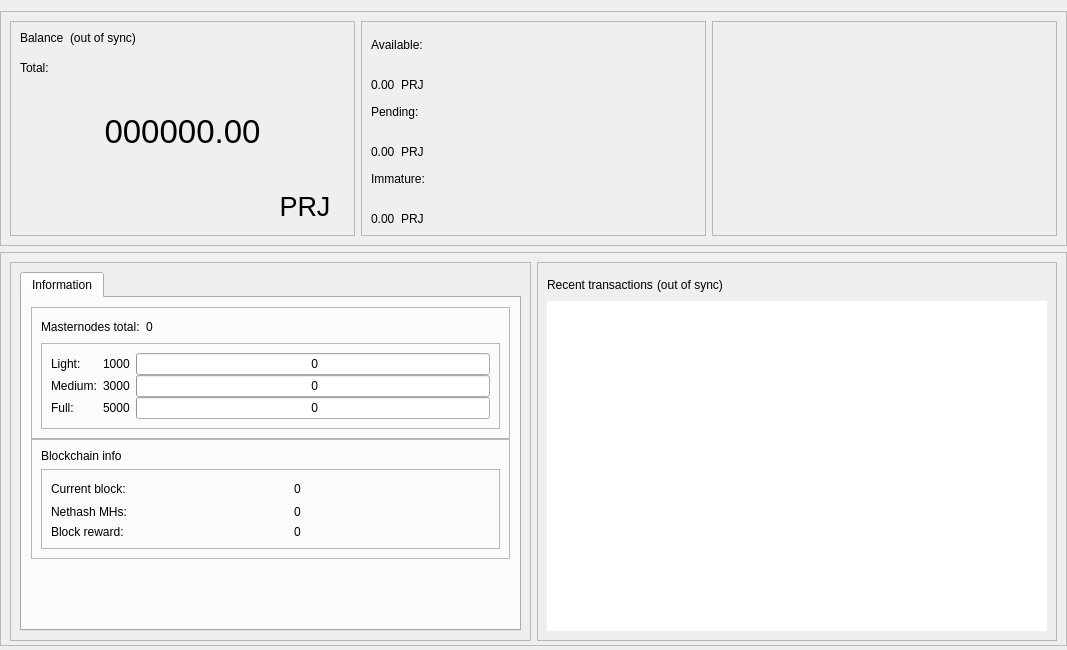
<?xml version="1.0" encoding="UTF-8"?>
<ui version="4.0">
 <class>OverviewPage</class>
 <widget class="QWidget" name="OverviewPage">
  <property name="geometry">
   <rect>
    <x>0</x>
    <y>0</y>
    <width>1067</width>
    <height>650</height>
   </rect>
  </property>
  <property name="minimumSize">
   <size>
    <width>960</width>
    <height>0</height>
   </size>
  </property>
  <property name="windowTitle">
   <string>Form</string>
  </property>
  <layout class="QVBoxLayout" name="topLayout">
   <property name="leftMargin">
    <number>0</number>
   </property>
   <property name="rightMargin">
    <number>0</number>
   </property>
   <property name="bottomMargin">
    <number>4</number>
   </property>
   <item>
    <layout class="QVBoxLayout" name="verticalLayout_main">
     <property name="sizeConstraint">
      <enum>QLayout::SetDefaultConstraint</enum>
     </property>
     <property name="leftMargin">
      <number>0</number>
     </property>
     <property name="rightMargin">
      <number>0</number>
     </property>
     <item>
      <widget class="QFrame" name="frame_blue">
       <property name="enabled">
        <bool>true</bool>
       </property>
       <property name="sizePolicy">
        <sizepolicy hsizetype="Preferred" vsizetype="Preferred">
         <horstretch>0</horstretch>
         <verstretch>0</verstretch>
        </sizepolicy>
       </property>
       <property name="minimumSize">
        <size>
         <width>1065</width>
         <height>220</height>
        </size>
       </property>
       <property name="maximumSize">
        <size>
         <width>16777215</width>
         <height>16777215</height>
        </size>
       </property>
       <property name="sizeIncrement">
        <size>
         <width>0</width>
         <height>0</height>
        </size>
       </property>
       <property name="baseSize">
        <size>
         <width>0</width>
         <height>500</height>
        </size>
       </property>
       <property name="frameShape">
        <enum>QFrame::StyledPanel</enum>
       </property>
       <property name="frameShadow">
        <enum>QFrame::Raised</enum>
       </property>
       <layout class="QHBoxLayout" name="horizontalLayout">
        <item>
         <widget class="QFrame" name="frame_blue_1">
          <property name="minimumSize">
           <size>
            <width>345</width>
            <height>200</height>
           </size>
          </property>
          <property name="maximumSize">
           <size>
            <width>16777215</width>
            <height>16777215</height>
           </size>
          </property>
          <property name="frameShape">
           <enum>QFrame::StyledPanel</enum>
          </property>
          <property name="frameShadow">
           <enum>QFrame::Raised</enum>
          </property>
          <layout class="QHBoxLayout" name="horizontalLayout_2">
           <item>
            <layout class="QVBoxLayout" name="verticalLayout">
             <item>
              <layout class="QHBoxLayout" name="horizontalLayout_3">
               <property name="spacing">
                <number>6</number>
               </property>
               <property name="sizeConstraint">
                <enum>QLayout::SetFixedSize</enum>
               </property>
               <item>
                <widget class="QLabel" name="label_5">
                 <property name="minimumSize">
                  <size>
                   <width>0</width>
                   <height>24</height>
                  </size>
                 </property>
                 <property name="maximumSize">
                  <size>
                   <width>16777215</width>
                   <height>24</height>
                  </size>
                 </property>
                 <property name="text">
                  <string>Balance</string>
                 </property>
                 <property name="alignment">
                  <set>Qt::AlignLeading|Qt::AlignLeft|Qt::AlignTop</set>
                 </property>
                </widget>
               </item>
               <item>
                <widget class="QLabel" name="labelWalletStatus">
                 <property name="minimumSize">
                  <size>
                   <width>0</width>
                   <height>24</height>
                  </size>
                 </property>
                 <property name="maximumSize">
                  <size>
                   <width>16777215</width>
                   <height>24</height>
                  </size>
                 </property>
                 <property name="text">
                  <string>(out of sync)</string>
                 </property>
                 <property name="alignment">
                  <set>Qt::AlignLeading|Qt::AlignLeft|Qt::AlignTop</set>
                 </property>
                </widget>
               </item>
               <item>
                <spacer name="horizontalSpacer">
                 <property name="orientation">
                  <enum>Qt::Horizontal</enum>
                 </property>
                 <property name="sizeHint" stdset="0">
                  <size>
                   <width>40</width>
                   <height>20</height>
                  </size>
                 </property>
                </spacer>
               </item>
              </layout>
             </item>
             <item>
              <widget class="QLabel" name="labelTotalText">
               <property name="maximumSize">
                <size>
                 <width>16777215</width>
                 <height>15</height>
                </size>
               </property>
               <property name="text">
                <string>Total:</string>
               </property>
              </widget>
             </item>
             <item>
              <widget class="QLabel" name="labelTotal">
               <property name="sizePolicy">
                <sizepolicy hsizetype="Preferred" vsizetype="Preferred">
                 <horstretch>0</horstretch>
                 <verstretch>0</verstretch>
                </sizepolicy>
               </property>
               <property name="minimumSize">
                <size>
                 <width>0</width>
                 <height>100</height>
                </size>
               </property>
               <property name="maximumSize">
                <size>
                 <width>16777215</width>
                 <height>100</height>
                </size>
               </property>
               <property name="font">
                <font>
                 <pointsize>25</pointsize>
                 <weight>50</weight>
                 <bold>false</bold>
                </font>
               </property>
               <property name="mouseTracking">
                <bool>false</bool>
               </property>
               <property name="text">
                <string>000000.00</string>
               </property>
               <property name="alignment">
                <set>Qt::AlignCenter</set>
               </property>
              </widget>
             </item>
             <item>
              <layout class="QHBoxLayout" name="horizontalLayout_11">
               <item>
                <spacer name="horizontalSpacer_8">
                 <property name="orientation">
                  <enum>Qt::Horizontal</enum>
                 </property>
                 <property name="sizeHint" stdset="0">
                  <size>
                   <width>40</width>
                   <height>20</height>
                  </size>
                 </property>
                </spacer>
               </item>
               <item>
                <widget class="QPushButton" name="blabel_ProjectCoin">
                 <property name="font">
                  <font>
                   <pointsize>20</pointsize>
                   <italic>false</italic>
                   <kerning>true</kerning>
                  </font>
                 </property>
                 <property name="cursor">
                  <cursorShape>PointingHandCursor</cursorShape>
                 </property>
                 <property name="text">
                  <string>PRJ</string>
                 </property>
                 <property name="flat">
                  <bool>true</bool>
                 </property>
                </widget>
               </item>
              </layout>
             </item>
            </layout>
           </item>
          </layout>
         </widget>
        </item>
        <item>
         <widget class="QFrame" name="frame_blue_2">
          <property name="minimumSize">
           <size>
            <width>345</width>
            <height>200</height>
           </size>
          </property>
          <property name="maximumSize">
           <size>
            <width>16777215</width>
            <height>16777215</height>
           </size>
          </property>
          <property name="frameShape">
           <enum>QFrame::StyledPanel</enum>
          </property>
          <property name="frameShadow">
           <enum>QFrame::Raised</enum>
          </property>
          <layout class="QVBoxLayout" name="verticalLayout_3">
           <item>
            <layout class="QVBoxLayout" name="verticalLayout_2">
             <item>
              <widget class="QLabel" name="labelBalanceText">
               <property name="text">
                <string>Available:</string>
               </property>
              </widget>
             </item>
             <item>
              <layout class="QHBoxLayout" name="horizontalLayout_4">
               <item>
                <widget class="QLabel" name="labelBalance">
                 <property name="text">
                  <string>0.00</string>
                 </property>
                 <property name="alignment">
                  <set>Qt::AlignBottom|Qt::AlignLeading|Qt::AlignLeft</set>
                 </property>
                </widget>
               </item>
               <item>
                <widget class="QLabel" name="label_ProjectCoin2">
                 <property name="text">
                  <string>PRJ</string>
                 </property>
                 <property name="alignment">
                  <set>Qt::AlignBottom|Qt::AlignLeading|Qt::AlignLeft</set>
                 </property>
                </widget>
               </item>
               <item>
                <spacer name="horizontalSpacer_3">
                 <property name="orientation">
                  <enum>Qt::Horizontal</enum>
                 </property>
                 <property name="sizeHint" stdset="0">
                  <size>
                   <width>40</width>
                   <height>20</height>
                  </size>
                 </property>
                </spacer>
               </item>
              </layout>
             </item>
             <item>
              <widget class="QLabel" name="labelPendingText">
               <property name="text">
                <string>Pending:</string>
               </property>
              </widget>
             </item>
             <item>
              <layout class="QHBoxLayout" name="horizontalLayout_5">
               <item>
                <widget class="QLabel" name="labelUnconfirmed">
                 <property name="text">
                  <string>0.00</string>
                 </property>
                 <property name="alignment">
                  <set>Qt::AlignBottom|Qt::AlignLeading|Qt::AlignLeft</set>
                 </property>
                </widget>
               </item>
               <item>
                <widget class="QLabel" name="label_ProjectCoin3">
                 <property name="text">
                  <string>PRJ</string>
                 </property>
                 <property name="alignment">
                  <set>Qt::AlignBottom|Qt::AlignLeading|Qt::AlignLeft</set>
                 </property>
                </widget>
               </item>
               <item>
                <spacer name="horizontalSpacer_4">
                 <property name="orientation">
                  <enum>Qt::Horizontal</enum>
                 </property>
                 <property name="sizeHint" stdset="0">
                  <size>
                   <width>40</width>
                   <height>20</height>
                  </size>
                 </property>
                </spacer>
               </item>
              </layout>
             </item>
             <item>
              <widget class="QLabel" name="labelImmatureText">
               <property name="text">
                <string>Immature:</string>
               </property>
              </widget>
             </item>
             <item>
              <layout class="QHBoxLayout" name="horizontalLayout_6">
               <item>
                <widget class="QLabel" name="labelImmature">
                 <property name="text">
                  <string>0.00</string>
                 </property>
                 <property name="alignment">
                  <set>Qt::AlignBottom|Qt::AlignLeading|Qt::AlignLeft</set>
                 </property>
                </widget>
               </item>
               <item>
                <widget class="QLabel" name="label_ProjectCoin4">
                 <property name="text">
                  <string>PRJ</string>
                 </property>
                 <property name="alignment">
                  <set>Qt::AlignBottom|Qt::AlignLeading|Qt::AlignLeft</set>
                 </property>
                </widget>
               </item>
               <item>
                <spacer name="horizontalSpacer_5">
                 <property name="orientation">
                  <enum>Qt::Horizontal</enum>
                 </property>
                 <property name="sizeHint" stdset="0">
                  <size>
                   <width>40</width>
                   <height>20</height>
                  </size>
                 </property>
                </spacer>
               </item>
              </layout>
             </item>
            </layout>
           </item>
          </layout>
         </widget>
        </item>
        <item>
         <spacer name="horizontalSpacer_9">
          <property name="orientation">
           <enum>Qt::Horizontal</enum>
          </property>
          <property name="sizeHint" stdset="0">
           <size>
            <width>40</width>
            <height>20</height>
           </size>
          </property>
         </spacer>
        </item>
        <item>
         <widget class="QFrame" name="frame_blue_3">
          <property name="minimumSize">
           <size>
            <width>345</width>
            <height>200</height>
           </size>
          </property>
          <property name="maximumSize">
           <size>
            <width>16777215</width>
            <height>16777215</height>
           </size>
          </property>
          <property name="frameShape">
           <enum>QFrame::StyledPanel</enum>
          </property>
          <property name="frameShadow">
           <enum>QFrame::Raised</enum>
          </property>
          <layout class="QVBoxLayout" name="verticalLayout_5">
           <item>
            <layout class="QVBoxLayout" name="verticalLayout_4"/>
           </item>
          </layout>
         </widget>
        </item>
       </layout>
      </widget>
     </item>
     <item>
      <widget class="QFrame" name="frame_bottom">
       <property name="minimumSize">
        <size>
         <width>0</width>
         <height>100</height>
        </size>
       </property>
       <property name="maximumSize">
        <size>
         <width>16777215</width>
         <height>16777215</height>
        </size>
       </property>
       <property name="frameShape">
        <enum>QFrame::StyledPanel</enum>
       </property>
       <property name="frameShadow">
        <enum>QFrame::Raised</enum>
       </property>
       <layout class="QHBoxLayout" name="horizontalLayout_7">
        <property name="bottomMargin">
         <number>4</number>
        </property>
        <item>
         <widget class="QFrame" name="frame_bottom_1">
          <property name="minimumSize">
           <size>
            <width>355</width>
            <height>100</height>
           </size>
          </property>
          <property name="maximumSize">
           <size>
            <width>16777215</width>
            <height>16777215</height>
           </size>
          </property>
          <property name="frameShape">
           <enum>QFrame::StyledPanel</enum>
          </property>
          <property name="frameShadow">
           <enum>QFrame::Raised</enum>
          </property>
          <layout class="QVBoxLayout" name="verticalLayout_9">
           <property name="bottomMargin">
            <number>9</number>
           </property>
           <item>
            <layout class="QVBoxLayout" name="verticalLayout_7">
             <item>
              <widget class="QTabWidget" name="AdditionalFeatures">
               <property name="currentIndex">
                <number>1</number>
               </property>
               <property name="tabBarAutoHide">
                <bool>false</bool>
               </property>
               <widget class="QWidget" name="TabInformation">
                <attribute name="title">
                 <string>Information</string>
                </attribute>
                <layout class="QVBoxLayout" name="verticalLayout_13">
                 <item>
                  <layout class="QVBoxLayout" name="verticalLayout_11">
                   <property name="spacing">
                    <number>0</number>
                   </property>
                   <item>
                    <layout class="QVBoxLayout" name="verticalLayout_16"/>
                   </item>
                   <item>
                    <widget class="QFrame" name="frameMnInfo">
                     <property name="minimumSize">
                      <size>
                       <width>0</width>
                       <height>100</height>
                      </size>
                     </property>
                     <property name="frameShape">
                      <enum>QFrame::StyledPanel</enum>
                     </property>
                     <property name="frameShadow">
                      <enum>QFrame::Raised</enum>
                     </property>
                     <layout class="QVBoxLayout" name="verticalLayout_17">
                      <item>
                       <layout class="QHBoxLayout" name="horizontalLayout_9">
                        <item>
                         <widget class="QLabel" name="labelMnTotal">
                          <property name="minimumSize">
                           <size>
                            <width>0</width>
                            <height>0</height>
                           </size>
                          </property>
                          <property name="maximumSize">
                           <size>
                            <width>16777215</width>
                            <height>16777215</height>
                           </size>
                          </property>
                          <property name="text">
                           <string>Masternodes total:</string>
                          </property>
                         </widget>
                        </item>
                        <item>
                         <widget class="QLabel" name="labelMnTotal_Value">
                          <property name="text">
                           <string>0</string>
                          </property>
                         </widget>
                        </item>
                        <item>
                         <spacer name="horizontalSpacer_7">
                          <property name="orientation">
                           <enum>Qt::Horizontal</enum>
                          </property>
                          <property name="sizeHint" stdset="0">
                           <size>
                            <width>40</width>
                            <height>20</height>
                           </size>
                          </property>
                         </spacer>
                        </item>
                       </layout>
                      </item>
                      <item>
                       <widget class="QFrame" name="frameMnInfoLevels">
                        <property name="minimumSize">
                         <size>
                          <width>0</width>
                          <height>80</height>
                         </size>
                        </property>
                        <property name="frameShape">
                         <enum>QFrame::StyledPanel</enum>
                        </property>
                        <property name="frameShadow">
                         <enum>QFrame::Raised</enum>
                        </property>
                        <layout class="QGridLayout" name="gridLayout_2">
                         <property name="horizontalSpacing">
                          <number>6</number>
                         </property>
                         <property name="verticalSpacing">
                          <number>0</number>
                         </property>
                         <item row="0" column="2">
                          <widget class="QProgressBar" name="graphMN1">
                           <property name="minimumSize">
                            <size>
                             <width>0</width>
                             <height>20</height>
                            </size>
                           </property>
                           <property name="maximumSize">
                            <size>
                             <width>16777215</width>
                             <height>16777215</height>
                            </size>
                           </property>
                           <property name="value">
                            <number>0</number>
                           </property>
                           <property name="format">
                            <string> %v</string>
                           </property>
                          </widget>
                         </item>
                         <item row="1" column="2">
                          <widget class="QProgressBar" name="graphMN2">
                           <property name="minimumSize">
                            <size>
                             <width>0</width>
                             <height>20</height>
                            </size>
                           </property>
                           <property name="maximumSize">
                            <size>
                             <width>16777215</width>
                             <height>16777215</height>
                            </size>
                           </property>
                           <property name="value">
                            <number>0</number>
                           </property>
                           <property name="format">
                            <string> %v</string>
                           </property>
                          </widget>
                         </item>
                         <item row="3" column="2">
                          <widget class="QProgressBar" name="graphMN3">
                           <property name="minimumSize">
                            <size>
                             <width>0</width>
                             <height>20</height>
                            </size>
                           </property>
                           <property name="maximumSize">
                            <size>
                             <width>16777215</width>
                             <height>16777215</height>
                            </size>
                           </property>
                           <property name="value">
                            <number>0</number>
                           </property>
                           <property name="format">
                            <string> %v</string>
                           </property>
                          </widget>
                         </item>
                         <item row="1" column="0">
                          <widget class="QLabel" name="label_2">
                           <property name="minimumSize">
                            <size>
                             <width>0</width>
                             <height>0</height>
                            </size>
                           </property>
                           <property name="maximumSize">
                            <size>
                             <width>16777215</width>
                             <height>16777215</height>
                            </size>
                           </property>
                           <property name="text">
                            <string>Medium:</string>
                           </property>
                          </widget>
                         </item>
                         <item row="3" column="0">
                          <widget class="QLabel" name="label_3">
                           <property name="minimumSize">
                            <size>
                             <width>0</width>
                             <height>0</height>
                            </size>
                           </property>
                           <property name="maximumSize">
                            <size>
                             <width>16777215</width>
                             <height>16777215</height>
                            </size>
                           </property>
                           <property name="text">
                            <string>Full:</string>
                           </property>
                          </widget>
                         </item>
                         <item row="0" column="0">
                          <widget class="QLabel" name="label">
                           <property name="minimumSize">
                            <size>
                             <width>0</width>
                             <height>0</height>
                            </size>
                           </property>
                           <property name="maximumSize">
                            <size>
                             <width>16777215</width>
                             <height>16777215</height>
                            </size>
                           </property>
                           <property name="text">
                            <string>Light:</string>
                           </property>
                          </widget>
                         </item>
                         <item row="0" column="1">
                          <widget class="QLabel" name="label_lcolat">
                           <property name="text">
                            <string>1000</string>
                           </property>
                          </widget>
                         </item>
                         <item row="1" column="1">
                          <widget class="QLabel" name="label_mcolat">
                           <property name="text">
                            <string>3000</string>
                           </property>
                          </widget>
                         </item>
                         <item row="3" column="1">
                          <widget class="QLabel" name="label_fcolat">
                           <property name="text">
                            <string>5000</string>
                           </property>
                          </widget>
                         </item>
                        </layout>
                       </widget>
                      </item>
                     </layout>
                    </widget>
                   </item>
                   <item>
                    <widget class="QFrame" name="frameBlockchainInfo">
                     <property name="minimumSize">
                      <size>
                       <width>0</width>
                       <height>100</height>
                      </size>
                     </property>
                     <property name="frameShape">
                      <enum>QFrame::StyledPanel</enum>
                     </property>
                     <property name="frameShadow">
                      <enum>QFrame::Raised</enum>
                     </property>
                     <layout class="QVBoxLayout" name="verticalLayout_18">
                      <item>
                       <widget class="QLabel" name="label_blockchaininfo">
                        <property name="text">
                         <string>Blockchain info</string>
                        </property>
                       </widget>
                      </item>
                      <item>
                       <widget class="QFrame" name="frameBlockchainInfoData">
                        <property name="minimumSize">
                         <size>
                          <width>0</width>
                          <height>0</height>
                         </size>
                        </property>
                        <property name="frameShape">
                         <enum>QFrame::StyledPanel</enum>
                        </property>
                        <property name="frameShadow">
                         <enum>QFrame::Raised</enum>
                        </property>
                        <layout class="QGridLayout" name="gridLayout_3">
                         <property name="verticalSpacing">
                          <number>6</number>
                         </property>
                         <item row="0" column="2">
                          <widget class="QLabel" name="label_CurrentBlock_value">
                           <property name="text">
                            <string>0</string>
                           </property>
                          </widget>
                         </item>
                         <item row="0" column="0">
                          <widget class="QLabel" name="label_CurrentBlock">
                           <property name="minimumSize">
                            <size>
                             <width>0</width>
                             <height>0</height>
                            </size>
                           </property>
                           <property name="maximumSize">
                            <size>
                             <width>16777215</width>
                             <height>16777215</height>
                            </size>
                           </property>
                           <property name="text">
                            <string>Current block:</string>
                           </property>
                          </widget>
                         </item>
                         <item row="1" column="2">
                          <widget class="QLabel" name="label_Nethash_value">
                           <property name="text">
                            <string>0</string>
                           </property>
                          </widget>
                         </item>
                         <item row="2" column="0">
                          <widget class="QLabel" name="label_CurrentBlockReward">
                           <property name="text">
                            <string>Block reward:</string>
                           </property>
                          </widget>
                         </item>
                         <item row="1" column="0">
                          <widget class="QLabel" name="label_Nethash">
                           <property name="text">
                            <string>Nethash MHs:</string>
                           </property>
                          </widget>
                         </item>
                         <item row="2" column="2">
                          <widget class="QLabel" name="label_CurrentBlockReward_value">
                           <property name="text">
                            <string>0</string>
                           </property>
                          </widget>
                         </item>
                         <item row="0" column="1">
                          <spacer name="horizontalSpacer_6">
                           <property name="orientation">
                            <enum>Qt::Horizontal</enum>
                           </property>
                           <property name="sizeType">
                            <enum>QSizePolicy::Fixed</enum>
                           </property>
                           <property name="sizeHint" stdset="0">
                            <size>
                             <width>40</width>
                             <height>20</height>
                            </size>
                           </property>
                          </spacer>
                         </item>
                        </layout>
                       </widget>
                      </item>
                     </layout>
                    </widget>
                   </item>
                   <item>
                    <spacer name="verticalSpacer_2">
                     <property name="orientation">
                      <enum>Qt::Vertical</enum>
                     </property>
                     <property name="sizeHint" stdset="0">
                      <size>
                       <width>20</width>
                       <height>10</height>
                      </size>
                     </property>
                    </spacer>
                   </item>
                  </layout>
                 </item>
                </layout>
               </widget>
              </widget>
             </item>
            </layout>
           </item>
          </layout>
         </widget>
        </item>
        <item>
         <widget class="QFrame" name="frame_bottom_2">
          <property name="minimumSize">
           <size>
            <width>0</width>
            <height>100</height>
           </size>
          </property>
          <property name="maximumSize">
           <size>
            <width>16777215</width>
            <height>16777215</height>
           </size>
          </property>
          <property name="frameShape">
           <enum>QFrame::StyledPanel</enum>
          </property>
          <property name="frameShadow">
           <enum>QFrame::Raised</enum>
          </property>
          <layout class="QVBoxLayout" name="verticalLayout_10">
           <item>
            <layout class="QVBoxLayout" name="verticalLayout_8">
             <property name="spacing">
              <number>4</number>
             </property>
             <item>
              <layout class="QHBoxLayout" name="horizontalLayout_8">
               <item>
                <widget class="QLabel" name="label_4">
                 <property name="minimumSize">
                  <size>
                   <width>0</width>
                   <height>25</height>
                  </size>
                 </property>
                 <property name="maximumSize">
                  <size>
                   <width>16777215</width>
                   <height>25</height>
                  </size>
                 </property>
                 <property name="text">
                  <string>Recent transactions</string>
                 </property>
                </widget>
               </item>
               <item>
                <widget class="QLabel" name="labelTransactionsStatus">
                 <property name="text">
                  <string>(out of sync)</string>
                 </property>
                </widget>
               </item>
               <item>
                <spacer name="horizontalSpacer_2">
                 <property name="orientation">
                  <enum>Qt::Horizontal</enum>
                 </property>
                 <property name="sizeHint" stdset="0">
                  <size>
                   <width>40</width>
                   <height>20</height>
                  </size>
                 </property>
                </spacer>
               </item>
              </layout>
             </item>
             <item>
              <widget class="QListView" name="listTransactions">
               <property name="sizePolicy">
                <sizepolicy hsizetype="Expanding" vsizetype="Expanding">
                 <horstretch>0</horstretch>
                 <verstretch>0</verstretch>
                </sizepolicy>
               </property>
               <property name="maximumSize">
                <size>
                 <width>16777215</width>
                 <height>600</height>
                </size>
               </property>
               <property name="styleSheet">
                <string notr="true"/>
               </property>
               <property name="frameShape">
                <enum>QFrame::NoFrame</enum>
               </property>
               <property name="verticalScrollBarPolicy">
                <enum>Qt::ScrollBarAlwaysOff</enum>
               </property>
               <property name="horizontalScrollBarPolicy">
                <enum>Qt::ScrollBarAlwaysOff</enum>
               </property>
               <property name="alternatingRowColors">
                <bool>true</bool>
               </property>
              </widget>
             </item>
            </layout>
           </item>
          </layout>
         </widget>
        </item>
       </layout>
      </widget>
     </item>
    </layout>
   </item>
  </layout>
 </widget>
 <resources/>
 <connections/>
</ui>
